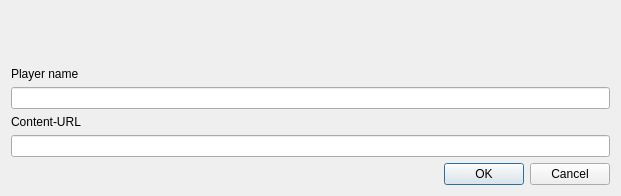
<?xml version="1.0" encoding="UTF-8"?>
<ui version="4.0">
 <class>ConfigDialog</class>
 <widget class="QDialog" name="ConfigDialog">
  <property name="geometry">
   <rect>
    <x>0</x>
    <y>0</y>
    <width>621</width>
    <height>196</height>
   </rect>
  </property>
  <property name="windowTitle">
   <string>Dialog</string>
  </property>
  <layout class="QGridLayout" name="gridLayout">
   <item row="0" column="0">
    <layout class="QVBoxLayout" name="verticalLayout">
     <property name="spacing">
      <number>6</number>
     </property>
     <item>
      <widget class="QLabel" name="labelErrorMessage">
       <property name="styleSheet">
        <string notr="true">color:rgb(255, 0, 0)</string>
       </property>
       <property name="text">
        <string/>
       </property>
      </widget>
     </item>
     <item>
      <widget class="QLabel" name="labelPlayerName">
       <property name="sizePolicy">
        <sizepolicy hsizetype="Maximum" vsizetype="Maximum">
         <horstretch>0</horstretch>
         <verstretch>0</verstretch>
        </sizepolicy>
       </property>
       <property name="text">
        <string>&lt;html&gt;&lt;head/&gt;&lt;body&gt;&lt;p&gt;Player name&lt;/p&gt;&lt;/body&gt;&lt;/html&gt;</string>
       </property>
      </widget>
     </item>
     <item>
      <widget class="QLineEdit" name="lineEditPlayerName">
       <property name="mouseTracking">
        <bool>true</bool>
       </property>
       <property name="tabletTracking">
        <bool>true</bool>
       </property>
       <property name="focusPolicy">
        <enum>Qt::StrongFocus</enum>
       </property>
       <property name="acceptDrops">
        <bool>false</bool>
       </property>
       <property name="toolTip">
        <string notr="true"/>
       </property>
       <property name="accessibleName">
        <string notr="true"/>
       </property>
       <property name="accessibleDescription">
        <string notr="true"/>
       </property>
       <property name="locale">
        <locale language="English" country="UnitedStates"/>
       </property>
       <property name="inputMethodHints">
        <set>Qt::ImhNoAutoUppercase|Qt::ImhNoEditMenu|Qt::ImhNoPredictiveText|Qt::ImhNoTextHandles</set>
       </property>
       <property name="inputMask">
        <string notr="true"/>
       </property>
       <property name="text">
        <string notr="true"/>
       </property>
       <property name="placeholderText">
        <string notr="true"/>
       </property>
       <property name="cursorMoveStyle">
        <enum>Qt::LogicalMoveStyle</enum>
       </property>
      </widget>
     </item>
     <item>
      <widget class="QLabel" name="labelContentUrl">
       <property name="sizePolicy">
        <sizepolicy hsizetype="Maximum" vsizetype="Maximum">
         <horstretch>0</horstretch>
         <verstretch>0</verstretch>
        </sizepolicy>
       </property>
       <property name="text">
        <string>&lt;html&gt;&lt;head/&gt;&lt;body&gt;&lt;p&gt;Content-URL&lt;/p&gt;&lt;/body&gt;&lt;/html&gt;</string>
       </property>
      </widget>
     </item>
     <item>
      <widget class="QLineEdit" name="lineEditContentUrl">
       <property name="mouseTracking">
        <bool>true</bool>
       </property>
       <property name="tabletTracking">
        <bool>true</bool>
       </property>
       <property name="focusPolicy">
        <enum>Qt::StrongFocus</enum>
       </property>
       <property name="acceptDrops">
        <bool>true</bool>
       </property>
       <property name="toolTip">
        <string notr="true"/>
       </property>
       <property name="accessibleName">
        <string notr="true"/>
       </property>
       <property name="accessibleDescription">
        <string notr="true"/>
       </property>
       <property name="locale">
        <locale language="English" country="UnitedStates"/>
       </property>
       <property name="inputMethodHints">
        <set>Qt::ImhNoAutoUppercase|Qt::ImhNoEditMenu|Qt::ImhNoPredictiveText|Qt::ImhNoTextHandles</set>
       </property>
       <property name="inputMask">
        <string notr="true"/>
       </property>
       <property name="text">
        <string notr="true"/>
       </property>
       <property name="dragEnabled">
        <bool>false</bool>
       </property>
       <property name="placeholderText">
        <string notr="true"/>
       </property>
       <property name="cursorMoveStyle">
        <enum>Qt::LogicalMoveStyle</enum>
       </property>
      </widget>
     </item>
     <item>
      <widget class="QDialogButtonBox" name="buttonBox">
       <property name="enabled">
        <bool>true</bool>
       </property>
       <property name="font">
        <font>
         <kerning>true</kerning>
        </font>
       </property>
       <property name="orientation">
        <enum>Qt::Horizontal</enum>
       </property>
       <property name="standardButtons">
        <set>QDialogButtonBox::Cancel|QDialogButtonBox::Ok</set>
       </property>
      </widget>
     </item>
    </layout>
   </item>
  </layout>
 </widget>
 <tabstops>
  <tabstop>lineEditPlayerName</tabstop>
  <tabstop>lineEditContentUrl</tabstop>
 </tabstops>
 <resources/>
 <connections>
  <connection>
   <sender>buttonBox</sender>
   <signal>accepted()</signal>
   <receiver>ConfigDialog</receiver>
   <slot>accept()</slot>
   <hints>
    <hint type="sourcelabel">
     <x>248</x>
     <y>254</y>
    </hint>
    <hint type="destinationlabel">
     <x>157</x>
     <y>274</y>
    </hint>
   </hints>
  </connection>
  <connection>
   <sender>buttonBox</sender>
   <signal>rejected()</signal>
   <receiver>ConfigDialog</receiver>
   <slot>reject()</slot>
   <hints>
    <hint type="sourcelabel">
     <x>316</x>
     <y>260</y>
    </hint>
    <hint type="destinationlabel">
     <x>286</x>
     <y>274</y>
    </hint>
   </hints>
  </connection>
 </connections>
</ui>
